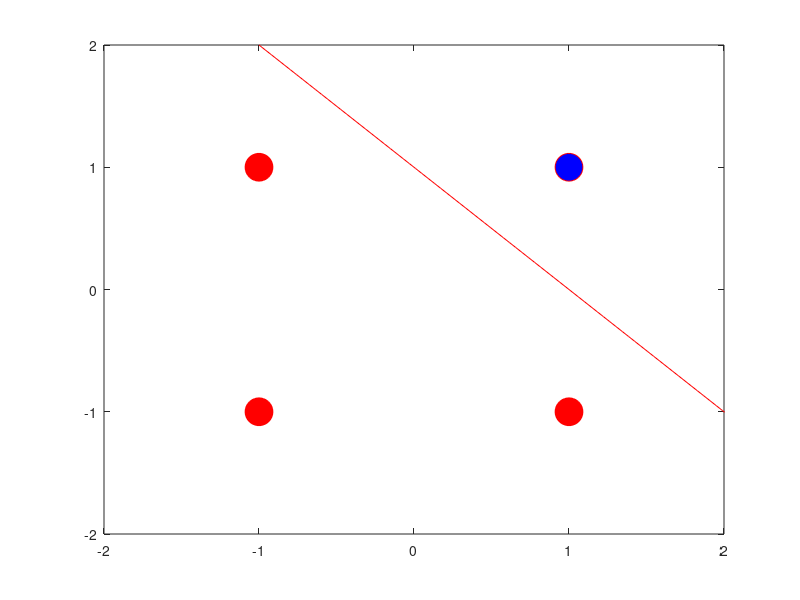

The MATLAB script that drew this image:
clc; 
clear all; 
close all; 
x=[1 1 -1 -1; 1 -1 1 -1];
t=[1 -1 -1 -1];
w=[0 0];
b=0

for i = 1:4;
    for j=1:2
        w(j)=w(j)+t(i)*x(j,i);
    end
    b=b+t(i);
end

disp('Tamaño fianl de la matriz: ');
disp(w);
disp('Valores finales');
disp(b);
plot(x(1,1), x(2,1), 'or', 'MarkerSize', 20, 'MarkerFaceColor', [0 0 1]); hold on;
plot(x(1,2), x(2,2), 'or', 'MarkerSize', 20, 'MarkerFaceColor', [1 0 0]); hold on;
plot(x(1,3), x(2,3), 'or', 'MarkerSize', 20, 'MarkerFaceColor', [1 0 0]); hold on;
plot(x(1,4), x(2,4), 'or', 'MarkerSize', 20, 'MarkerFaceColor', [1 0 0]); hold on;
hold on;

m = -(w(1) / w(2));
c = -b / w(2);

x1 = linspace(-2, 2, 100);
x2 = m*x1+c;
plot(x2, x1, 'r');
axis([-2 2 -2 2]);